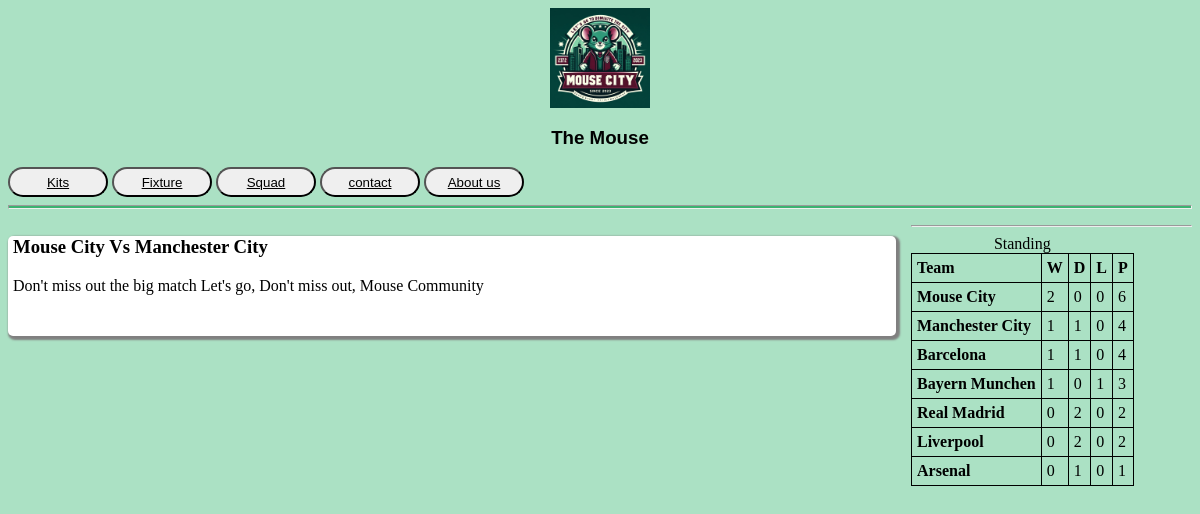
The page / on the database its author committed.
### MouseClub/models.py (models this page shows, shortened)
class New(models.Model):
    title = models.CharField(max_length=200, null=True)
    body = models.TextField()
    updated = models.DateTimeField(auto_now=True)
    created = models.DateTimeField(auto_now_add=True)
    class Meta:
        ordering = ['updated', 'created']

class Standing(models.Model):
    team = models.OneToOneField(Team, on_delete=models.CASCADE)
    points = models.IntegerField()
    draw = models.IntegerField()
    win = models.IntegerField()
    loose = models.IntegerField()
    goals = models.IntegerField()
    class Meta:
        ordering = ['-points', 'goals']

class Team(models.Model):
    name = models.CharField(max_length=200)
    manager=models.CharField(max_length=200)
    class Meta:
        ordering = ['-name']

### MouseClub/views.py (the view)
# urls.py: 2. Add a URL to urlpatterns:  path('', views.home, name='home')
def home(request):
    new = New.objects.all()
    standing = Standing.objects.all().order_by('-points')
    context = {
        'new':new,
        'standing':standing
    }
    return render(request, 'mouse/home.html', context)

### template/mouse/home.html (shortened to what this page needs)
{% load static %}
<!DOCTYPE html>
<html lang="en">
<head>
</head>
<body>
    <div class="logo-class">
        <img id="logo" src="{% static 'image/logo.jpeg'%}">
    </div>
    <h3 class="logo-class">The Mouse</h3>
    <div class="menu" >
        <button id=""><a id="lin" href="{% url 'kits'%}">Kits</a></button>
        <button><a id="lin" href="{% url 'fixture'%}">Fixture</a></button>
        <button><a id="lin" href="{% url 'squad'%}">Squad</a></button>
        <button><a  id="lin" href="{% url 'contact'%}">contact</a></button>
        <button><a id="lin" href="{% url 'about'%}">About us</a></button>
    </div>
    <hr id="diff">
    <div class="home-container">
            <div class="New">
                    {% for news in new %}
                    <div class="info">
                        <h3 id="info-content">{{news.title}}</h3>
                        <p id="info-content">{{news.body}}</p>
                    </div>
                    {%endfor%}
            </div>
        <div class="side">
        <hr>
            <table>
                <caption>Standing</caption>
                <tr>
                    <th>Team</th>                        <th>W</th>
                    <th>D</th>
                    <th>L</th>
                    <th>P</th>
                </tr>
                    {% for stand in standing%}
                <tr>
                    <th>
                        {{stand.team.name}}
                    </th>
                    <td>{{stand.win}}</td>
                    <td>{{stand.draw}}</td>
                    <td>{{stand.loose}}</td>
                    <td>{{stand.points}}</td>
                </tr>
                    {% endfor %}
            </table>
        </div>
    </div>
</body>
</html>

### template/mouse/home.html (style rules this page uses)
body { background-color: rgb(171, 225, 196); }
.home-container { display: grid; grid-template-columns:3fr 1fr; }
.side { margin-left: 15px; }
#logo { width: 100px; height: 100px; }
button { width: 100px; height: 30px; border-radius: 15px; }
#diff { height: 2px; background-color: mediumseagreen; }
.logo-class { display: flex; justify-content: center; align-items:center; font-family:'Gill Sans', 'Gill Sans MT', Calibri, 'Trebuchet MS', sans-serif ; }
#lin { color: black; }
.info { width: 100%; height: 100px; background-color: white; border-radius: 5px; box-shadow: 2px 2px 2px 2px gray; }
#info-content { padding-left: 5px; }
table, th, td { text-align: left; border: 1px solid black; border-collapse: collapse; padding: 5px; }

### rows shown on the page
New: title "Mouse City Vs Manchester City", body "Don't miss out the big match Let's go, Don't miss out, Mouse Community"
Standing: team.name "Mouse City", win "2", draw "0", loose "0", points "6"
Standing: team.name "Manchester City", win "1", draw "1", loose "0", points "4"
Standing: team.name "Barcelona", win "1", draw "1", loose "0", points "4"
Standing: team.name "Bayern Munchen", win "1", draw "0", loose "1", points "3"
Standing: team.name "Real Madrid", win "0", draw "2", loose "0", points "2"
Standing: team.name "Liverpool", win "0", draw "2", loose "0", points "2"
Standing: team.name "Arsenal", win "0", draw "1", loose "0", points "1"
